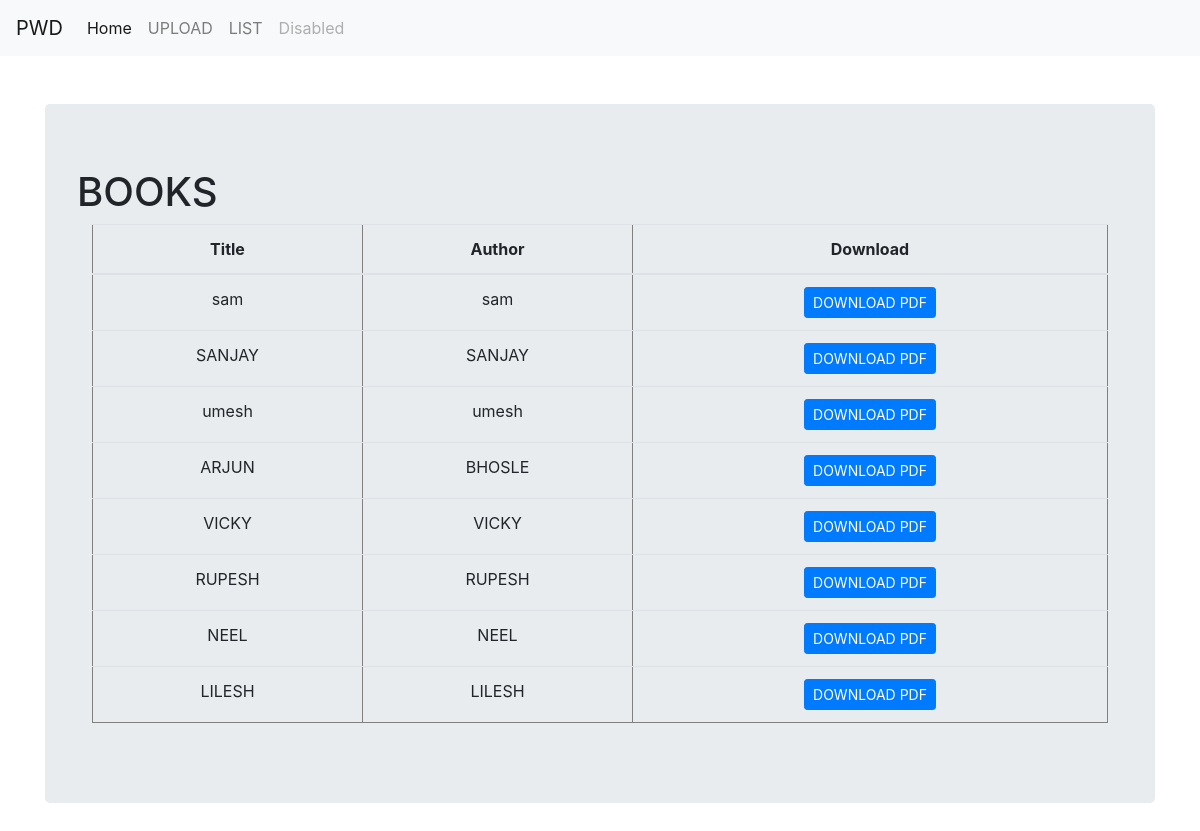
The page /books/ on the database its author committed.
### upload/models.py (models this page shows, shortened)
class Book(models.Model):
    title=models.CharField(max_length=20)
    author=models.CharField(max_length=100)
    pdf=models.FileField(upload_to='books/pdfs/')

### upload/views.py (the view)
# urls.py: path('books/',book_list,name='book'),
def book_list(request):
    text=Book.objects.all()
    return render(request,'book_list.html',{'text':text})

### templates/book_list.html
{% extends 'base.html' %}
{% block content %}</br></br>
<div class='container'>
<div class='jumbotron'>
<h1>BOOKS</h1>
<div class='container'>
<table class='table' border=1px solid >
<thead>
    <tr>
        <th><center>Title</center></th>
        <th><center>Author</center></th>
        <th><center>Download</center></th>
    </tr>
</thead>
<tbody>
    {% for i in text %}
    <tr>
        <td><center>{{i.title}}</center></td>
        <td><center>{{i.author}}</center></td>
        <td><center>
        <a href="/media/{{i.pdf}}/" class='btn btn-primary btn-sm' target="_blank">DOWNLOAD PDF</a></center></td>
    </tr>
    {% endfor %}
</tbody>
</table></div>
</div>
</div>
{% endblock %}

### templates/base.html (shortened to what this page needs)
<!doctype html>
<html lang="en">
  <head>
    <link rel="stylesheet" href="https://stackpath.bootstrapcdn.com/bootstrap/4.4.1/css/bootstrap.min.css">
  </head>
  <body>
    <nav class="navbar navbar-expand-lg navbar-light bg-light">
        <a class="navbar-brand" href="/">PWD</a>
        <div class="collapse navbar-collapse" id="navbarNav">
          <ul class="navbar-nav">
            <li class="nav-item active">
              <a class="nav-link" href="/">Home <span class="sr-only">(current)</span></a>
            </li>
            <li class="nav-item">
              <a class="nav-link" href="/books/upload">UPLOAD</a>
            </li>
            <li class="nav-item">
              <a class="nav-link" href="/books/">LIST</a>
            </li>
            <li class="nav-item">
              <a class="nav-link disabled" href="#" tabindex="-1" aria-disabled="true">Disabled</a>
            </li>
          </ul>
        </div>
      </nav>
      {% block content %}
    {% endblock %}
  </body>
</html>

### rows shown on the page
Book: title "sam", author "sam"
Book: title "SANJAY", author "SANJAY"
Book: title "umesh", author "umesh"
Book: title "ARJUN", author "BHOSLE"
Book: title "VICKY", author "VICKY"
Book: title "RUPESH", author "RUPESH"
Book: title "NEEL", author "NEEL"
Book: title "LILESH", author "LILESH"
